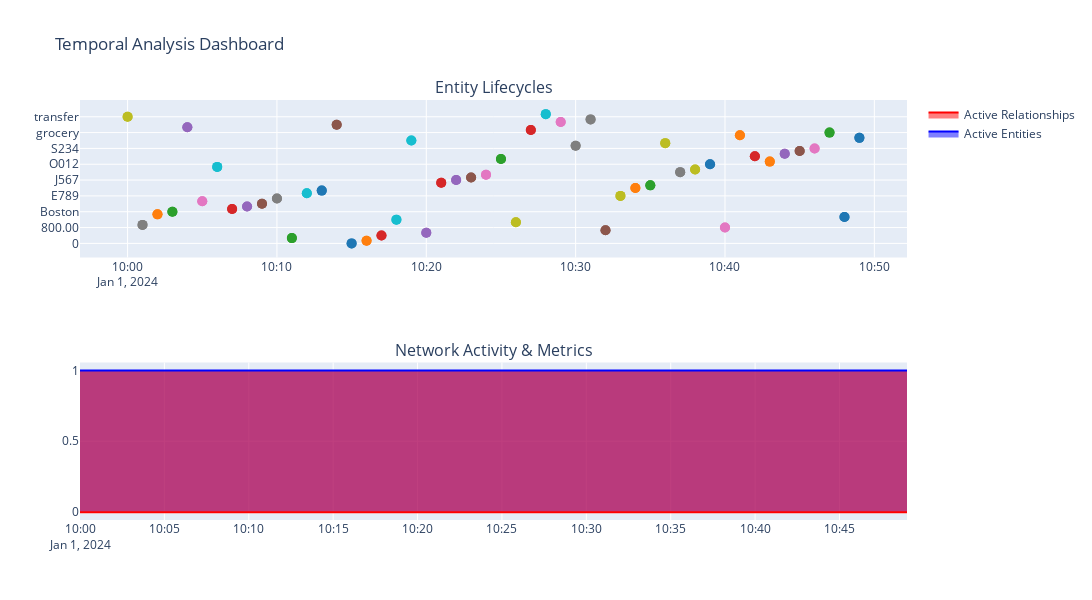
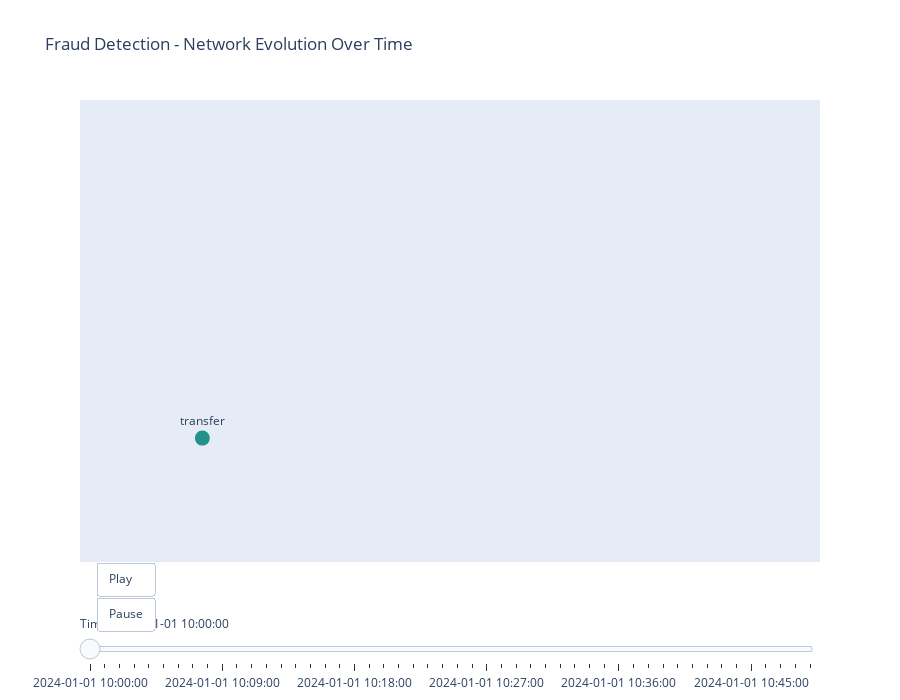

Notebook code cell kept with these figures, in order:
### Markdown cell above
## Visualizing the Temporal Fraud Detection Knowledge Graph

### Code cell
from semantica.visualization import TemporalVisualizer
from datetime import datetime, timedelta

# Prepare temporal KG with timestamps for interactive visualization
# Extract timestamps from entities (if they have temporal metadata)
timestamps = {}
entities = kg.get('entities', [])
relationships = kg.get('relationships', [])

# Build timestamps map from entity metadata or relationships
for entity in entities:
    entity_id = entity.get('id') or entity.get('text') or entity.get('name', '')
    if entity_id:
        # Extract timestamp from entity metadata if available
        entity_times = []
        if 'timestamp' in entity:
            entity_times.append(entity['timestamp'])
        elif 'temporal' in entity:
            entity_times.extend(entity.get('temporal', []))
        else:
            # Use relationships to infer timestamps
            for rel in relationships:
                if rel.get('source') == entity_id or rel.get('target') == entity_id:
                    if 'timestamp' in rel:
                        entity_times.append(rel['timestamp'])
        
        if entity_times:
            timestamps[entity_id] = sorted(list(set(entity_times)))

# If no timestamps found, create synthetic timestamps based on entity order
if not timestamps:
    base_time = datetime(2024, 1, 1, 10, 0, 0)
    for i, entity in enumerate(entities[:50]):  # Limit to first 50 for performance
        entity_id = entity.get('id') or entity.get('text') or entity.get('name', '')
        if entity_id:
            # Assign timestamps in sequence
            entity_time = base_time + timedelta(minutes=i)
            timestamps[entity_id] = [entity_time.strftime("%Y-%m-%d %H:%M:%S")]

# Create temporal KG structure
temporal_kg = {
    "entities": entities[:50],  # Limit for performance
    "relationships": relationships[:100],  # Limit for performance
    "timestamps": timestamps
}

# Initialize TemporalVisualizer
temporal_viz = TemporalVisualizer()

print("Generating interactive temporal dashboard...")
# Create interactive temporal dashboard
dashboard_fig = temporal_viz.visualize_temporal_dashboard(
    temporal_kg,
    output="interactive",
    title="Fraud Detection - Temporal Knowledge Graph Dashboard"
)

# Display the interactive figure
if dashboard_fig:
    dashboard_fig.show()
    print("\n✅ Interactive temporal dashboard displayed above")
else:
    print("⚠️  Dashboard generation failed")

print("\nGenerating interactive network evolution animation...")
# Create interactive network evolution animation
evolution_fig = temporal_viz.visualize_network_evolution(
    temporal_kg,
    output="interactive",
    title="Fraud Detection - Network Evolution Over Time"
)

# Display the interactive animation
if evolution_fig:
    evolution_fig.show()
    print("\n✅ Interactive network evolution animation displayed above")
else:
    print("⚠️  Network evolution visualization failed")

### Figure 1 — Plotly figure (JSON) as saved in the notebook; plotly's stock layout.template omitted (floating-point values rounded to 4 significant figures)
{"data": [{"line": {"color": "#1f77b4", "width": 5}, "marker": {"size": 10}, "mode": "lines+markers", "name": "0", "showlegend": false, "type": "scatter", "x": ["2024-01-01 10:15:00", "2024-01-01 10:15:00"], "xaxis": "x", "y": ["0", "0"], "yaxis": "y"}, {"line": {"color": "#ff7f0e", "width": 5}, "marker": {"size": 10}, "mode": "lines+markers", "name": "1000.00", "showlegend": false, "type": "scatter", "x": ["2024-01-01 10:16:00", "2024-01-01 10:16:00"], "xaxis": "x", "y": ["1000.00", "1000.00"], "yaxis": "y"}, {"line": {"color": "#2ca02c", "width": 5}, "marker": {"size": 10}, "mode": "lines+markers", "name": "203.0.113.5", "showlegend": false, "type": "scatter", "x": ["2024-01-01 10:11:00", "2024-01-01 10:11:00"], "xaxis": "x", "y": ["203.0.113.5", "203.0.113.5"], "yaxis": "y"}, {"line": {"color": "#d62728", "width": 5}, "marker": {"size": 10}, "mode": "lines+markers", "name": "3000.00", "showlegend": false, "type": "scatter", "x": ["2024-01-01 10:17:00", "2024-01-01 10:17:00"], "xaxis": "x", "y": ["3000.00", "3000.00"], "yaxis": "y"}, {"line": {"color": "#9467bd", "width": 5}, "marker": {"size": 10}, "mode": "lines+markers", "name": "5000.00", "showlegend": false, "type": "scatter", "x": ["2024-01-01 10:20:00", "2024-01-01 10:20:00"], "xaxis": "x", "y": ["5000.00", "5000.00"], "yaxis": "y"}, {"line": {"color": "#8c564b", "width": 5}, "marker": {"size": 10}, "mode": "lines+markers", "name": "7500.00", "showlegend": false, "type": "scatter", "x": ["2024-01-01 10:32:00", "2024-01-01 10:32:00"], "xaxis": "x", "y": ["7500.00", "7500.00"], "yaxis": "y"}, {"line": {"color": "#e377c2", "width": 5}, "marker": {"size": 10}, "mode": "lines+markers", "name": "800.00", "showlegend": false, "type": "scatter", "x": ["2024-01-01 10:40:00", "2024-01-01 10:40:00"], "xaxis": "x", "y": ["800.00", "800.00"], "yaxis": "y"}, {"line": {"color": "#7f7f7f", "width": 5}, "marker": {"size": 10}, "mode": "lines+markers", "name": "A123", "showlegend": false, "type": "scatter", "x": ["2024-01-01 10:01:00", "2024-01-01 10:01:00"], "xaxis": "x", "y": ["A123", "A123"], "yaxis": "y"}, {"line": {"color": "#bcbd22", "width": 5}, "marker": {"size": 10}, "mode": "lines+markers", "name": "Account takeover pattern", "showlegend": false, "type": "scatter", "x": ["2024-01-01 10:26:00", "2024-01-01 10:26:00"], "xaxis": "x", "y": ["Account takeover pattern", "Account takeover pattern"], "yaxis": "y"}, {"line": {"color": "#17becf", "width": 5}, "marker": {"size": 10}, "mode": "lines+markers", "name": "Android 14", "showlegend": false, "type": "scatter", "x": ["2024-01-01 10:18:00", "2024-01-01 10:18:00"], "xaxis": "x", "y": ["Android 14", "Android 14"], "yaxis": "y"}, {"line": {"color": "#1f77b4", "width": 5}, "marker": {"size": 10}, "mode": "lines+markers", "name": "Atlanta", "showlegend": false, "type": "scatter", "x": ["2024-01-01 10:48:00", "2024-01-01 10:48:00"], "xaxis": "x", "y": ["Atlanta", "Atlanta"], "yaxis": "y"}, {"line": {"color": "#ff7f0e", "width": 5}, "marker": {"size": 10}, "mode": "lines+markers", "name": "B456", "showlegend": false, "type": "scatter", "x": ["2024-01-01 10:02:00", "2024-01-01 10:02:00"], "xaxis": "x", "y": ["B456", "B456"], "yaxis": "y"}, {"line": {"color": "#2ca02c", "width": 5}, "marker": {"size": 10}, "mode": "lines+markers", "name": "Boston", "showlegend": false, "type": "scatter", "x": ["2024-01-01 10:03:00", "2024-01-01 10:03:00"], "xaxis": "x", "y": ["Boston", "Boston"], "yaxis": "y"}, {"line": {"color": "#d62728", "width": 5}, "marker": {"size": 10}, "mode": "lines+markers", "name": "C789", "showlegend": false, "type": "scatter", "x": ["2024-01-01 10:07:00", "2024-01-01 10:07:00"], "xaxis": "x", "y": ["C789", "C789"], "yaxis": "y"}, {"line": {"color": "#9467bd", "width": 5}, "marker": {"size": 10}, "mode": "lines+markers", "name": "California", "showlegend": false, "type": "scatter", "x": ["2024-01-01 10:08:00", "2024-01-01 10:08:00"], "xaxis": "x", "y": ["California", "California"], "yaxis": "y"}, {"line": {"color": "#8c564b", "width": 5}, "marker": {"size": 10}, "mode": "lines+markers", "name": "Chicago", "showlegend": false, "type": "scatter", "x": ["2024-01-01 10:09:00", "2024-01-01 10:09:00"], "xaxis": "x", "y": ["Chicago", "Chicago"], "yaxis": "y"}, {"line": {"color": "#e377c2", "width": 5}, "marker": {"size": 10}, "mode": "lines+markers", "name": "D012", "showlegend": false, "type": "scatter", "x": ["2024-01-01 10:05:00", "2024-01-01 10:05:00"], "xaxis": "x", "y": ["D012", "D012"], "yaxis": "y"}, {"line": {"color": "#7f7f7f", "width": 5}, "marker": {"size": 10}, "mode": "lines+markers", "name": "E345", "showlegend": false, "type": "scatter", "x": ["2024-01-01 10:10:00", "2024-01-01 10:10:00"], "xaxis": "x", "y": ["E345", "E345"], "yaxis": "y"}, {"line": {"color": "#bcbd22", "width": 5}, "marker": {"size": 10}, "mode": "lines+markers", "name": "E789", "showlegend": false, "type": "scatter", "x": ["2024-01-01 10:33:00", "2024-01-01 10:33:00"], "xaxis": "x", "y": ["E789", "E789"], "yaxis": "y"}, {"line": {"color": "#17becf", "width": 5}, "marker": {"size": 10}, "mode": "lines+markers", "name": "F012", "showlegend": false, "type": "scatter", "x": ["2024-01-01 10:12:00", "2024-01-01 10:12:00"], "xaxis": "x", "y": ["F012", "F012"], "yaxis": "y"}, {"line": {"color": "#1f77b4", "width": 5}, "marker": {"size": 10}, "mode": "lines+markers", "name": "Florida", "showlegend": false, "type": "scatter", "x": ["2024-01-01 10:13:00", "2024-01-01 10:13:00"], "xaxis": "x", "y": ["Florida", "Florida"], "yaxis": "y"}, {"line": {"color": "#ff7f0e", "width": 5}, "marker": {"size": 10}, "mode": "lines+markers", "name": "G345", "showlegend": false, "type": "scatter", "x": ["2024-01-01 10:34:00", "2024-01-01 10:34:00"], "xaxis": "x", "y": ["G345", "G345"], "yaxis": "y"}, {"line": {"color": "#2ca02c", "width": 5}, "marker": {"size": 10}, "mode": "lines+markers", "name": "H678", "showlegend": false, "type": "scatter", "x": ["2024-01-01 10:35:00", "2024-01-01 10:35:00"], "xaxis": "x", "y": ["H678", "H678"], "yaxis": "y"}, {"line": {"color": "#d62728", "width": 5}, "marker": {"size": 10}, "mode": "lines+markers", "name": "I234", "showlegend": false, "type": "scatter", "x": ["2024-01-01 10:21:00", "2024-01-01 10:21:00"], "xaxis": "x", "y": ["I234", "I234"], "yaxis": "y"}, {"line": {"color": "#9467bd", "width": 5}, "marker": {"size": 10}, "mode": "lines+markers", "name": "J567", "showlegend": false, "type": "scatter", "x": ["2024-01-01 10:22:00", "2024-01-01 10:22:00"], "xaxis": "x", "y": ["J567", "J567"], "yaxis": "y"}, {"line": {"color": "#8c564b", "width": 5}, "marker": {"size": 10}, "mode": "lines+markers", "name": "K890", "showlegend": false, "type": "scatter", "x": ["2024-01-01 10:23:00", "2024-01-01 10:23:00"], "xaxis": "x", "y": ["K890", "K890"], "yaxis": "y"}, {"line": {"color": "#e377c2", "width": 5}, "marker": {"size": 10}, "mode": "lines+markers", "name": "L123", "showlegend": false, "type": "scatter", "x": ["2024-01-01 10:24:00", "2024-01-01 10:24:00"], "xaxis": "x", "y": ["L123", "L123"], "yaxis": "y"}, {"line": {"color": "#7f7f7f", "width": 5}, "marker": {"size": 10}, "mode": "lines+markers", "name": "M456", "showlegend": false, "type": "scatter", "x": ["2024-01-01 10:37:00", "2024-01-01 10:37:00"], "xaxis": "x", "y": ["M456", "M456"], "yaxis": "y"}, {"line": {"color": "#bcbd22", "width": 5}, "marker": {"size": 10}, "mode": "lines+markers", "name": "N789", "showlegend": false, "type": "scatter", "x": ["2024-01-01 10:38:00", "2024-01-01 10:38:00"], "xaxis": "x", "y": ["N789", "N789"], "yaxis": "y"}, {"line": {"color": "#17becf", "width": 5}, "marker": {"size": 10}, "mode": "lines+markers", "name": "New York", "showlegend": false, "type": "scatter", "x": ["2024-01-01 10:06:00", "2024-01-01 10:06:00"], "xaxis": "x", "y": ["New York", "New York"], "yaxis": "y"}, {"line": {"color": "#1f77b4", "width": 5}, "marker": {"size": 10}, "mode": "lines+markers", "name": "O012", "showlegend": false, "type": "scatter", "x": ["2024-01-01 10:39:00", "2024-01-01 10:39:00"], "xaxis": "x", "y": ["O012", "O012"], "yaxis": "y"}, {"line": {"color": "#ff7f0e", "width": 5}, "marker": {"size": 10}, "mode": "lines+markers", "name": "P345", "showlegend": false, "type": "scatter", "x": ["2024-01-01 10:43:00", "2024-01-01 10:43:00"], "xaxis": "x", "y": ["P345", "P345"], "yaxis": "y"}, {"line": {"color": "#2ca02c", "width": 5}, "marker": {"size": 10}, "mode": "lines+markers", "name": "PAT001", "showlegend": false, "type": "scatter", "x": ["2024-01-01 10:25:00", "2024-01-01 10:25:00"], "xaxis": "x", "y": ["PAT001", "PAT001"], "yaxis": "y"}, {"line": {"color": "#d62728", "width": 5}, "marker": {"size": 10}, "mode": "lines+markers", "name": "Portland", "showlegend": false, "type": "scatter", "x": ["2024-01-01 10:42:00", "2024-01-01 10:42:00"], "xaxis": "x", "y": ["Portland", "Portland"], "yaxis": "y"}, {"line": {"color": "#9467bd", "width": 5}, "marker": {"size": 10}, "mode": "lines+markers", "name": "Q678", "showlegend": false, "type": "scatter", "x": ["2024-01-01 10:44:00", "2024-01-01 10:44:00"], "xaxis": "x", "y": ["Q678", "Q678"], "yaxis": "y"}, {"line": {"color": "#8c564b", "width": 5}, "marker": {"size": 10}, "mode": "lines+markers", "name": "R901", "showlegend": false, "type": "scatter", "x": ["2024-01-01 10:45:00", "2024-01-01 10:45:00"], "xaxis": "x", "y": ["R901", "R901"], "yaxis": "y"}, {"line": {"color": "#e377c2", "width": 5}, "marker": {"size": 10}, "mode": "lines+markers", "name": "S234", "showlegend": false, "type": "scatter", "x": ["2024-01-01 10:46:00", "2024-01-01 10:46:00"], "xaxis": "x", "y": ["S234", "S234"], "yaxis": "y"}, {"line": {"color": "#7f7f7f", "width": 5}, "marker": {"size": 10}, "mode": "lines+markers", "name": "San Diego", "showlegend": false, "type": "scatter", "x": ["2024-01-01 10:30:00", "2024-01-01 10:30:00"], "xaxis": "x", "y": ["San Diego", "San Diego"], "yaxis": "y"}, {"line": {"color": "#bcbd22", "width": 5}, "marker": {"size": 10}, "mode": "lines+markers", "name": "Seattle", "showlegend": false, "type": "scatter", "x": ["2024-01-01 10:36:00", "2024-01-01 10:36:00"], "xaxis": "x", "y": ["Seattle", "Seattle"], "yaxis": "y"}, {"line": {"color": "#17becf", "width": 5}, "marker": {"size": 10}, "mode": "lines+markers", "name": "TX001", "showlegend": false, "type": "scatter", "x": ["2024-01-01 10:19:00", "2024-01-01 10:19:00"], "xaxis": "x", "y": ["TX001", "TX001"], "yaxis": "y"}, {"line": {"color": "#1f77b4", "width": 5}, "marker": {"size": 10}, "mode": "lines+markers", "name": "U890", "showlegend": false, "type": "scatter", "x": ["2024-01-01 10:49:00", "2024-01-01 10:49:00"], "xaxis": "x", "y": ["U890", "U890"], "yaxis": "y"}, {"line": {"color": "#ff7f0e", "width": 5}, "marker": {"size": 10}, "mode": "lines+markers", "name": "gas_station", "showlegend": false, "type": "scatter", "x": ["2024-01-01 10:41:00", "2024-01-01 10:41:00"], "xaxis": "x", "y": ["gas_station", "gas_station"], "yaxis": "y"}, {"line": {"color": "#2ca02c", "width": 5}, "marker": {"size": 10}, "mode": "lines+markers", "name": "grocery", "showlegend": false, "type": "scatter", "x": ["2024-01-01 10:47:00", "2024-01-01 10:47:00"], "xaxis": "x", "y": ["grocery", "grocery"], "yaxis": "y"}, {"line": {"color": "#d62728", "width": 5}, "marker": {"size": 10}, "mode": "lines+markers", "name": "iOS 17.1", "showlegend": false, "type": "scatter", "x": ["2024-01-01 10:27:00", "2024-01-01 10:27:00"], "xaxis": "x", "y": ["iOS 17.1", "iOS 17.1"], "yaxis": "y"}, {"line": {"color": "#9467bd", "width": 5}, "marker": {"size": 10}, "mode": "lines+markers", "name": "internal", "showlegend": false, "type": "scatter", "x": ["2024-01-01 10:04:00", "2024-01-01 10:04:00"], "xaxis": "x", "y": ["internal", "internal"], "yaxis": "y"}, {"line": {"color": "#8c564b", "width": 5}, "marker": {"size": 10}, "mode": "lines+markers", "name": "payment", "showlegend": false, "type": "scatter", "x": ["2024-01-01 10:14:00", "2024-01-01 10:14:00"], "xaxis": "x", "y": ["payment", "payment"], "yaxis": "y"}, {"line": {"color": "#e377c2", "width": 5}, "marker": {"size": 10}, "mode": "lines+markers", "name": "rapid_transfers", "showlegend": false, "type": "scatter", "x": ["2024-01-01 10:29:00", "2024-01-01 10:29:00"], "xaxis": "x", "y": ["rapid_transfers", "rapid_transfers"], "yaxis": "y"}, {"line": {"color": "#7f7f7f", "width": 5}, "marker": {"size": 10}, "mode": "lines+markers", "name": "retail", "showlegend": false, "type": "scatter", "x": ["2024-01-01 10:31:00", "2024-01-01 10:31:00"], "xaxis": "x", "y": ["retail", "retail"], "yaxis": "y"}, {"line": {"color": "#bcbd22", "width": 5}, "marker": {"size": 10}, "mode": "lines+markers", "name": "transfer", "showlegend": false, "type": "scatter", "x": ["2024-01-01 10:00:00", "2024-01-01 10:00:00"], "xaxis": "x", "y": ["transfer", "transfer"], "yaxis": "y"}, {"line": {"color": "#17becf", "width": 5}, "marker": {"size": 10}, "mode": "lines+markers", "name": "unusual_pattern", "showlegend": false, "type": "scatter", "x": ["2024-01-01 10:28:00", "2024-01-01 10:28:00"], "xaxis": "x", "y": ["unusual_pattern", "unusual_pattern"], "yaxis": "y"}, {"fill": "tozeroy", "line": {"color": "blue"}, "mode": "lines", "name": "Active Entities", "type": "scatter", "x": ["2024-01-01 10:00:00", "2024-01-01 10:01:00", "2024-01-01 10:02:00", "2024-01-01 10:03:00", "2024-01-01 10:04:00", "2024-01-01 10:05:00", "2024-01-01 10:06:00", "2024-01-01 10:07:00", "2024-01-01 10:08:00", "2024-01-01 10:09:00", "2024-01-01 10:10:00", "2024-01-01 10:11:00", "2024-01-01 10:12:00", "2024-01-01 10:13:00", "2024-01-01 10:14:00", "2024-01-01 10:15:00", "2024-01-01 10:16:00", "2024-01-01 10:17:00", "2024-01-01 10:18:00", "2024-01-01 10:19:00", "2024-01-01 10:20:00", "2024-01-01 10:21:00", "2024-01-01 10:22:00", "2024-01-01 10:23:00", "2024-01-01 10:24:00", "2024-01-01 10:25:00", "2024-01-01 10:26:00", "2024-01-01 10:27:00", "2024-01-01 10:28:00", "2024-01-01 10:29:00", "2024-01-01 10:30:00", "2024-01-01 10:31:00", "2024-01-01 10:32:00", "2024-01-01 10:33:00", "2024-01-01 10:34:00", "2024-01-01 10:35:00", "2024-01-01 10:36:00", "2024-01-01 10:37:00", "2024-01-01 10:38:00", "2024-01-01 10:39:00", "2024-01-01 10:40:00", "2024-01-01 10:41:00", "2024-01-01 10:42:00", "2024-01-01 10:43:00", "2024-01-01 10:44:00", "2024-01-01 10:45:00", "2024-01-01 10:46:00", "2024-01-01 10:47:00", "2024-01-01 10:48:00", "2024-01-01 10:49:00"], "xaxis": "x2", "y": [1, 1, 1, 1, 1, 1, 1, 1, 1, 1, 1, 1, 1, 1, 1, 1, 1, 1, 1, 1, 1, 1, 1, 1, 1, 1, 1, 1, 1, 1, 1, 1, 1, 1, 1, 1, 1, 1, 1, 1, 1, 1, 1, 1, 1, 1, 1, 1, 1, 1], "yaxis": "y2"}, {"fill": "tonexty", "line": {"color": "red"}, "mode": "lines", "name": "Active Relationships", "type": "scatter", "x": ["2024-01-01 10:00:00", "2024-01-01 10:01:00", "2024-01-01 10:02:00", "2024-01-01 10:03:00", "2024-01-01 10:04:00", "2024-01-01 10:05:00", "2024-01-01 10:06:00", "2024-01-01 10:07:00", "2024-01-01 10:08:00", "2024-01-01 10:09:00", "2024-01-01 10:10:00", "2024-01-01 10:11:00", "2024-01-01 10:12:00", "2024-01-01 10:13:00", "2024-01-01 10:14:00", "2024-01-01 10:15:00", "2024-01-01 10:16:00", "2024-01-01 10:17:00", "2024-01-01 10:18:00", "2024-01-01 10:19:00", "2024-01-01 10:20:00", "2024-01-01 10:21:00", "2024-01-01 10:22:00", "2024-01-01 10:23:00", "2024-01-01 10:24:00", "2024-01-01 10:25:00", "2024-01-01 10:26:00", "2024-01-01 10:27:00", "2024-01-01 10:28:00", "2024-01-01 10:29:00", "2024-01-01 10:30:00", "2024-01-01 10:31:00", "2024-01-01 10:32:00", "2024-01-01 10:33:00", "2024-01-01 10:34:00", "2024-01-01 10:35:00", "2024-01-01 10:36:00", "2024-01-01 10:37:00", "2024-01-01 10:38:00", "2024-01-01 10:39:00", "2024-01-01 10:40:00", "2024-01-01 10:41:00", "2024-01-01 10:42:00", "2024-01-01 10:43:00", "2024-01-01 10:44:00", "2024-01-01 10:45:00", "2024-01-01 10:46:00", "2024-01-01 10:47:00", "2024-01-01 10:48:00", "2024-01-01 10:49:00"], "xaxis": "x2", "y": [0, 0, 0, 0, 0, 0, 0, 0, 0, 0, 0, 0, 0, 0, 0, 0, 0, 0, 0, 0, 0, 0, 0, 0, 0, 0, 0, 0, 0, 0, 0, 0, 0, 0, 0, 0, 0, 0, 0, 0, 0, 0, 0, 0, 0, 0, 0, 0, 0, 0], "yaxis": "y2"}], "layout": {"annotations": [{"font": {"size": 16}, "showarrow": false, "text": "Entity Lifecycles", "x": 0.5, "xanchor": "center", "xref": "paper", "y": 1, "yanchor": "bottom", "yref": "paper"}, {"font": {"size": 16}, "showarrow": false, "text": "Network Activity & Metrics", "x": 0.5, "xanchor": "center", "xref": "paper", "y": 0.375, "yanchor": "bottom", "yref": "paper"}], "height": 600, "showlegend": true, "title": {"text": "Temporal Analysis Dashboard"}, "width": 1200, "xaxis": {"anchor": "y", "domain": [0, 1]}, "xaxis2": {"anchor": "y2", "domain": [0, 1]}, "yaxis": {"anchor": "x", "domain": [0.625, 1]}, "yaxis2": {"anchor": "x2", "domain": [0, 0.375]}}}

### Figure 2 — Plotly figure (JSON) as saved in the notebook; plotly's stock layout.template omitted (floating-point values rounded to 4 significant figures)
{"data": [{"hoverinfo": "none", "line": {"color": "#888", "width": 1}, "mode": "lines", "name": "Relationships", "type": "scatter", "x": [], "y": []}, {"marker": {"color": [17], "colorscale": [[0, "#440154"], [0.1111, "#482878"], [0.2222, "#3e4989"], [0.3333, "#31688e"], [0.4444, "#26828e"], [0.5556, "#1f9e89"], [0.6667, "#35b779"], [0.7778, "#6ece58"], [0.8889, "#b5de2b"], [1, "#fde725"]], "showscale": false, "size": 15}, "mode": "markers+text", "name": "Entities", "text": ["transfer"], "textposition": "top center", "type": "scatter", "x": [-0.7194], "y": [-0.4697]}], "layout": {"height": 700, "sliders": [{"currentvalue": {"prefix": "Time: "}, "pad": {"t": 50}, "steps": [{"args": [["2024-01-01 10:00:00"], {"frame": {"duration": 0, "redraw": true}, "mode": "immediate", "transition": {"duration": 0}}], "label": "2024-01-01 10:00:00", "method": "animate"}, {"args": [["2024-01-01 10:01:00"], {"frame": {"duration": 0, "redraw": true}, "mode": "immediate", "transition": {"duration": 0}}], "label": "2024-01-01 10:01:00", "method": "animate"}, {"args": [["2024-01-01 10:02:00"], {"frame": {"duration": 0, "redraw": true}, "mode": "immediate", "transition": {"duration": 0}}], "label": "2024-01-01 10:02:00", "method": "animate"}, {"args": [["2024-01-01 10:03:00"], {"frame": {"duration": 0, "redraw": true}, "mode": "immediate", "transition": {"duration": 0}}], "label": "2024-01-01 10:03:00", "method": "animate"}, {"args": [["2024-01-01 10:04:00"], {"frame": {"duration": 0, "redraw": true}, "mode": "immediate", "transition": {"duration": 0}}], "label": "2024-01-01 10:04:00", "method": "animate"}, {"args": [["2024-01-01 10:05:00"], {"frame": {"duration": 0, "redraw": true}, "mode": "immediate", "transition": {"duration": 0}}], "label": "2024-01-01 10:05:00", "method": "animate"}, {"args": [["2024-01-01 10:06:00"], {"frame": {"duration": 0, "redraw": true}, "mode": "immediate", "transition": {"duration": 0}}], "label": "2024-01-01 10:06:00", "method": "animate"}, {"args": [["2024-01-01 10:07:00"], {"frame": {"duration": 0, "redraw": true}, "mode": "immediate", "transition": {"duration": 0}}], "label": "2024-01-01 10:07:00", "method": "animate"}, {"args": [["2024-01-01 10:08:00"], {"frame": {"duration": 0, "redraw": true}, "mode": "immediate", "transition": {"duration": 0}}], "label": "2024-01-01 10:08:00", "method": "animate"}, {"args": [["2024-01-01 10:09:00"], {"frame": {"duration": 0, "redraw": true}, "mode": "immediate", "transition": {"duration": 0}}], "label": "2024-01-01 10:09:00", "method": "animate"}, {"args": [["2024-01-01 10:10:00"], {"frame": {"duration": 0, "redraw": true}, "mode": "immediate", "transition": {"duration": 0}}], "label": "2024-01-01 10:10:00", "method": "animate"}, {"args": [["2024-01-01 10:11:00"], {"frame": {"duration": 0, "redraw": true}, "mode": "immediate", "transition": {"duration": 0}}], "label": "2024-01-01 10:11:00", "method": "animate"}, {"args": [["2024-01-01 10:12:00"], {"frame": {"duration": 0, "redraw": true}, "mode": "immediate", "transition": {"duration": 0}}], "label": "2024-01-01 10:12:00", "method": "animate"}, {"args": [["2024-01-01 10:13:00"], {"frame": {"duration": 0, "redraw": true}, "mode": "immediate", "transition": {"duration": 0}}], "label": "2024-01-01 10:13:00", "method": "animate"}, {"args": [["2024-01-01 10:14:00"], {"frame": {"duration": 0, "redraw": true}, "mode": "immediate", "transition": {"duration": 0}}], "label": "2024-01-01 10:14:00", "method": "animate"}, {"args": [["2024-01-01 10:15:00"], {"frame": {"duration": 0, "redraw": true}, "mode": "immediate", "transition": {"duration": 0}}], "label": "2024-01-01 10:15:00", "method": "animate"}, {"args": [["2024-01-01 10:16:00"], {"frame": {"duration": 0, "redraw": true}, "mode": "immediate", "transition": {"duration": 0}}], "label": "2024-01-01 10:16:00", "method": "animate"}, {"args": [["2024-01-01 10:17:00"], {"frame": {"duration": 0, "redraw": true}, "mode": "immediate", "transition": {"duration": 0}}], "label": "2024-01-01 10:17:00", "method": "animate"}, {"args": [["2024-01-01 10:18:00"], {"frame": {"duration": 0, "redraw": true}, "mode": "immediate", "transition": {"duration": 0}}], "label": "2024-01-01 10:18:00", "method": "animate"}, {"args": [["2024-01-01 10:19:00"], {"frame": {"duration": 0, "redraw": true}, "mode": "immediate", "transition": {"duration": 0}}], "label": "2024-01-01 10:19:00", "method": "animate"}, {"args": [["2024-01-01 10:20:00"], {"frame": {"duration": 0, "redraw": true}, "mode": "immediate", "transition": {"duration": 0}}], "label": "2024-01-01 10:20:00", "method": "animate"}, {"args": [["2024-01-01 10:21:00"], {"frame": {"duration": 0, "redraw": true}, "mode": "immediate", "transition": {"duration": 0}}], "label": "2024-01-01 10:21:00", "method": "animate"}, {"args": [["2024-01-01 10:22:00"], {"frame": {"duration": 0, "redraw": true}, "mode": "immediate", "transition": {"duration": 0}}], "label": "2024-01-01 10:22:00", "method": "animate"}, {"args": [["2024-01-01 10:23:00"], {"frame": {"duration": 0, "redraw": true}, "mode": "immediate", "transition": {"duration": 0}}], "label": "2024-01-01 10:23:00", "method": "animate"}, {"args": [["2024-01-01 10:24:00"], {"frame": {"duration": 0, "redraw": true}, "mode": "immediate", "transition": {"duration": 0}}], "label": "2024-01-01 10:24:00", "method": "animate"}, {"args": [["2024-01-01 10:25:00"], {"frame": {"duration": 0, "redraw": true}, "mode": "immediate", "transition": {"duration": 0}}], "label": "2024-01-01 10:25:00", "method": "animate"}, {"args": [["2024-01-01 10:26:00"], {"frame": {"duration": 0, "redraw": true}, "mode": "immediate", "transition": {"duration": 0}}], "label": "2024-01-01 10:26:00", "method": "animate"}, {"args": [["2024-01-01 10:27:00"], {"frame": {"duration": 0, "redraw": true}, "mode": "immediate", "transition": {"duration": 0}}], "label": "2024-01-01 10:27:00", "method": "animate"}, {"args": [["2024-01-01 10:28:00"], {"frame": {"duration": 0, "redraw": true}, "mode": "immediate", "transition": {"duration": 0}}], "label": "2024-01-01 10:28:00", "method": "animate"}, {"args": [["2024-01-01 10:29:00"], {"frame": {"duration": 0, "redraw": true}, "mode": "immediate", "transition": {"duration": 0}}], "label": "2024-01-01 10:29:00", "method": "animate"}, {"args": [["2024-01-01 10:30:00"], {"frame": {"duration": 0, "redraw": true}, "mode": "immediate", "transition": {"duration": 0}}], "label": "2024-01-01 10:30:00", "method": "animate"}, {"args": [["2024-01-01 10:31:00"], {"frame": {"duration": 0, "redraw": true}, "mode": "immediate", "transition": {"duration": 0}}], "label": "2024-01-01 10:31:00", "method": "animate"}, {"args": [["2024-01-01 10:32:00"], {"frame": {"duration": 0, "redraw": true}, "mode": "immediate", "transition": {"duration": 0}}], "label": "2024-01-01 10:32:00", "method": "animate"}, {"args": [["2024-01-01 10:33:00"], {"frame": {"duration": 0, "redraw": true}, "mode": "immediate", "transition": {"duration": 0}}], "label": "2024-01-01 10:33:00", "method": "animate"}, {"args": [["2024-01-01 10:34:00"], {"frame": {"duration": 0, "redraw": true}, "mode": "immediate", "transition": {"duration": 0}}], "label": "2024-01-01 10:34:00", "method": "animate"}, {"args": [["2024-01-01 10:35:00"], {"frame": {"duration": 0, "redraw": true}, "mode": "immediate", "transition": {"duration": 0}}], "label": "2024-01-01 10:35:00", "method": "animate"}, {"args": [["2024-01-01 10:36:00"], {"frame": {"duration": 0, "redraw": true}, "mode": "immediate", "transition": {"duration": 0}}], "label": "2024-01-01 10:36:00", "method": "animate"}, {"args": [["2024-01-01 10:37:00"], {"frame": {"duration": 0, "redraw": true}, "mode": "immediate", "transition": {"duration": 0}}], "label": "2024-01-01 10:37:00", "method": "animate"}, {"args": [["2024-01-01 10:38:00"], {"frame": {"duration": 0, "redraw": true}, "mode": "immediate", "transition": {"duration": 0}}], "label": "2024-01-01 10:38:00", "method": "animate"}, {"args": [["2024-01-01 10:39:00"], {"frame": {"duration": 0, "redraw": true}, "mode": "immediate", "transition": {"duration": 0}}], "label": "2024-01-01 10:39:00", "method": "animate"}, {"args": [["2024-01-01 10:40:00"], {"frame": {"duration": 0, "redraw": true}, "mode": "immediate", "transition": {"duration": 0}}], "label": "2024-01-01 10:40:00", "method": "animate"}, {"args": [["2024-01-01 10:41:00"], {"frame": {"duration": 0, "redraw": true}, "mode": "immediate", "transition": {"duration": 0}}], "label": "2024-01-01 10:41:00", "method": "animate"}, {"args": [["2024-01-01 10:42:00"], {"frame": {"duration": 0, "redraw": true}, "mode": "immediate", "transition": {"duration": 0}}], "label": "2024-01-01 10:42:00", "method": "animate"}, {"args": [["2024-01-01 10:43:00"], {"frame": {"duration": 0, "redraw": true}, "mode": "immediate", "transition": {"duration": 0}}], "label": "2024-01-01 10:43:00", "method": "animate"}, {"args": [["2024-01-01 10:44:00"], {"frame": {"duration": 0, "redraw": true}, "mode": "immediate", "transition": {"duration": 0}}], "label": "2024-01-01 10:44:00", "method": "animate"}, {"args": [["2024-01-01 10:45:00"], {"frame": {"duration": 0, "redraw": true}, "mode": "immediate", "transition": {"duration": 0}}], "label": "2024-01-01 10:45:00", "method": "animate"}, {"args": [["2024-01-01 10:46:00"], {"frame": {"duration": 0, "redraw": true}, "mode": "immediate", "transition": {"duration": 0}}], "label": "2024-01-01 10:46:00", "method": "animate"}, {"args": [["2024-01-01 10:47:00"], {"frame": {"duration": 0, "redraw": true}, "mode": "immediate", "transition": {"duration": 0}}], "label": "2024-01-01 10:47:00", "method": "animate"}, {"args": [["2024-01-01 10:48:00"], {"frame": {"duration": 0, "redraw": true}, "mode": "immediate", "transition": {"duration": 0}}], "label": "2024-01-01 10:48:00", "method": "animate"}, {"args": [["2024-01-01 10:49:00"], {"frame": {"duration": 0, "redraw": true}, "mode": "immediate", "transition": {"duration": 0}}], "label": "2024-01-01 10:49:00", "method": "animate"}]}], "title": {"text": "Fraud Detection - Network Evolution Over Time"}, "updatemenus": [{"buttons": [{"args": [null, {"frame": {"duration": 1000, "redraw": true}, "fromcurrent": true}], "label": "Play", "method": "animate"}, {"args": [[], {"frame": {"duration": 0, "redraw": false}, "mode": "immediate", "transition": {"duration": 0}}], "label": "Pause", "method": "animate"}], "showactive": false, "type": "buttons", "x": 0.1, "xanchor": "right", "y": 0, "yanchor": "top"}], "width": 900, "xaxis": {"range": [-1.073, 1.063], "showgrid": false, "showticklabels": false, "zeroline": false}, "yaxis": {"range": [-1.045, 1.1], "showgrid": false, "showticklabels": false, "zeroline": false}}}
